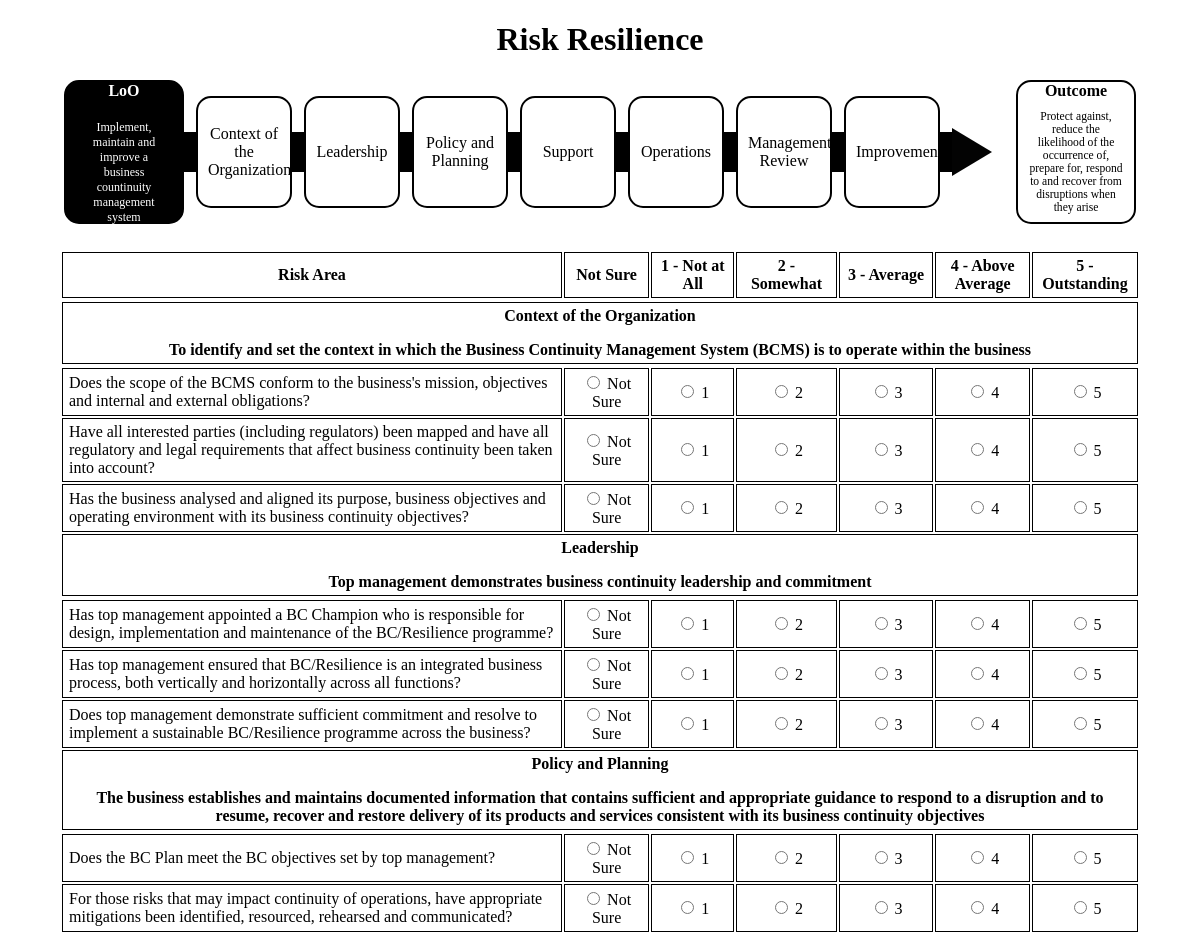
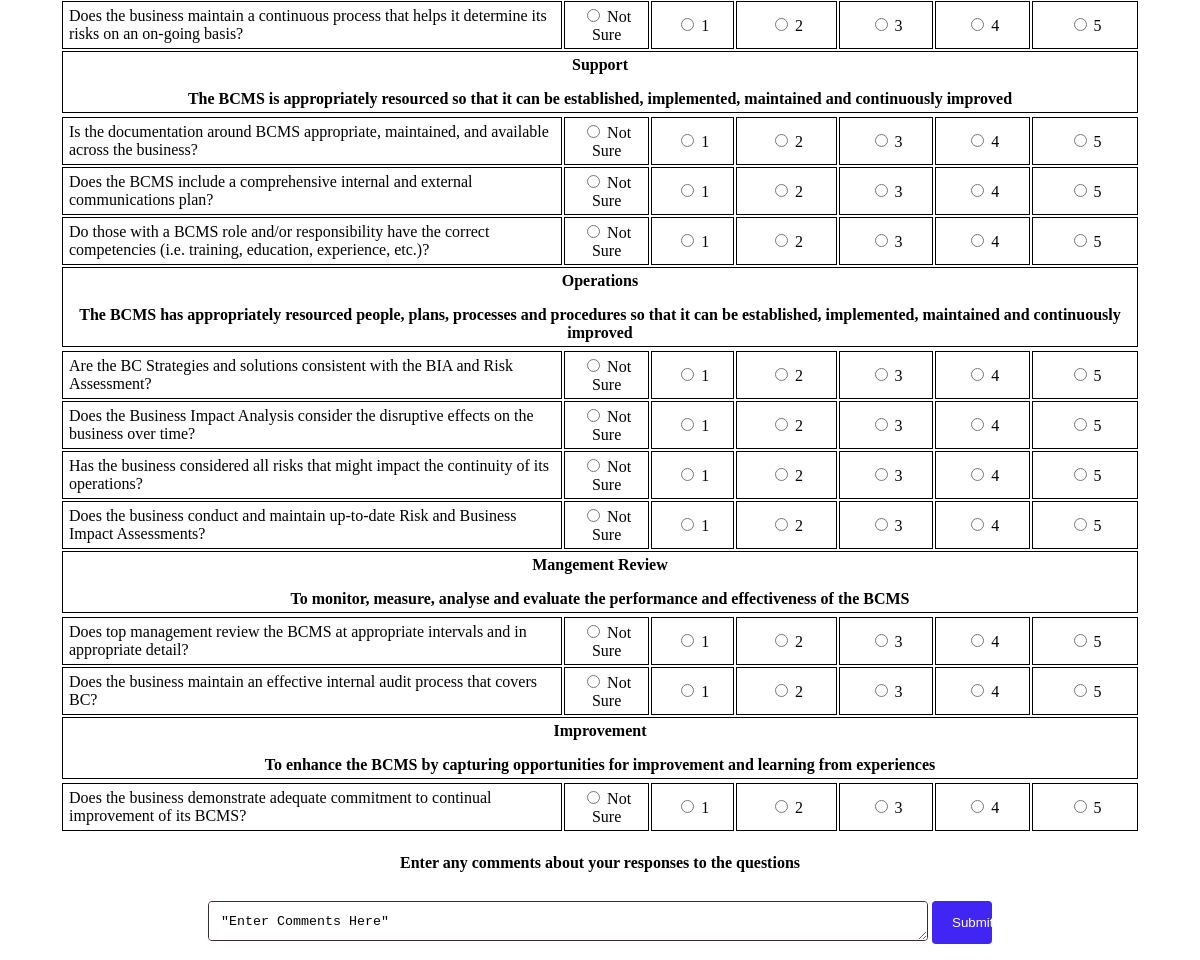
Screenshot of /ISO22301/survey/ with the database file from the repository (2 pictures, top to bottom).
### ISO22301/models.py (models this page shows, shortened)
class Dashboard(models.Model):
    dashboard = models.CharField(max_length=50)
    company = models.CharField(max_length=150, default="None")

class Project(models.Model):
    project = models.CharField(max_length=30)
    project_text = models.CharField(max_length=150)
    outcome = models.CharField(max_length=30)
    outcome_text = models.CharField(max_length=150)
    dashboard = models.ForeignKey(Dashboard, on_delete=models.CASCADE)

class Area_Topic(models.Model):
    areatopic = models.CharField(max_length=400)
    context = models.CharField(max_length=400)
    divcontext = models.CharField(max_length=400)
    area = models.ForeignKey(
        Area, on_delete=models.CASCADE, null = True
    )

class Column_Header(models.Model):
    colhead = models.CharField(max_length=30)
    def __str__(self):
        return f"{self.colhead}"

class Area(models.Model):
    area = models.CharField(max_length=30)
    areatext = models.CharField(max_length=400)

class Question(models.Model):
    question = models.CharField(max_length=200)
    topic = models.ForeignKey(
        Topic, on_delete=models.CASCADE, null=True
    )
    area = models.ForeignKey(
        Area, on_delete=models.CASCADE, null=True
    ) # Django will store this as area_id on database

### ISO22301/views.py (the view)
# urls.py: path("survey/", views.survey, name="survey"),
def survey(request):
    create_context=createheader(0) #pass starting values to use to extract desired text, get tuple
    context = create_context[0] #get context to pass n is the value to use in lists, convert tuple to dict
    if request.method == "POST":
        keys_values=list(request.POST.keys()) #extract keys = questions are keys
        answers_values=list(request.POST.values())
        results_comments = answers_values.pop() #  Get comments from list
        keys_values.pop(0)# remove token so not part of list of values
        keys_values.pop() # remove comments so not part of list of values
        keys_values_int=[eval(i) for i in keys_values]
        answers_values.pop(0)# remove token
        answers_values_int=[eval(i) for i in answers_values] #ietrate to create list
        questionareas_area_id = Question.objects.values_list('area_id', flat=True) # get area names, Flat retuns just the text list of areas
        respondent_id=request.user.id #Get user_id value as integer id
        company = request.user.groups.values_list('name',flat = True)# Get company for user logged in
        Comment.objects.create(comments = results_comments, respondent = respondent_id, company = company) #put comments in db
        for i in range(len(keys_values)):#fill in answers to SQL table
            Answer.objects.create(question_id = keys_values_int[i],value = answers_values_int[i], area_id = questionareas_area_id[i],respondent=respondent_id, company=company)
        results= Answer.objects.filter(respondent=respondent_id).values_list('area_id','value').order_by('-id')[:19]
        choices = create_context[1] #get lst of choices to pass from creaet_context
        area_colors = determine_score(questionareas_area_id,answers_values_int,choices) #Get backgroundcolors for areas based on results
        context_results ={
            "respondent_id": respondent_id,
            "comment": results_comments,
            "color": area_colors
        }
        context = context_results | context
        return render(request, "ISO22301/results.html",context)
    else:
        return render(request, "ISO22301/survey.html", context)

### ISO22301/templates/ISO22301/survey.html (shortened to what this page needs)
{% extends "ISO22301/layout.html" %}
{% block content %}
    <form action = "" method = "POST">
          <table class="center">
          <thead>
          <tr>
            <th>{{ columnheader.0}}</th>
            <th>{{ columnheader.1}}</th>
            <th>{{ columnheader.2}}</th>
            <th>{{ columnheader.3}}</th>
            <th>{{ columnheader.4}}</th>
            <th>{{ columnheader.5}}</th>
            <th>{{ columnheader.6}}</th>
          </tr>
          </thead>
          <tbody>
            <form action="" method="POST">
            <tr>{% for a_area in area %}</tr>
                <td colspan="7">
                    <div>{{ a_area.area }}</div>
                    <div>{{ a_area.areatext}}</div>
                </td>
                <tr>{% for a_question in a_area.question_set.all %}</tr>
                          <td class="question">{{ a_question.question }}</td>
                              {% for n in nchoices %}
                                  {% if n == 0 %}
                                  <td>
                                    <input name= {{a_question.id}} type="radio" value={{ n }}  id={{ n }} required /><lable> Not Sure</lable>
                                  </td>
                                  {% else %}
                                  <td>
                                  <input name={{a_question.id}} type="radio" value={{ n }}  id={{ n }} required /><lable> {{n}}</lable>
                                  </td>
                                  {% endif %}
                              {% endfor %}
                        {% endfor%}
            {% endfor %}
                </table>
    <h4>Enter any comments about your responses to the questions</h4>
    <textarea name="{{ textname }}">"Enter Comments Here"</textarea >
    <input type="submit">
    </form>
{% endblock %}

### ISO22301/templates/ISO22301/layout.html (shortened to what this page needs)
{% load static %}
<!DOCTYPE html>
<html lang = "en">
<head>
    <link rel="stylesheet" href="{% static 'css/styles.css' %}">
</head>
<body>
    <h1>{{ dashboard_title }}</h1>
    <div class="container" style="top: 5%;">
        <div class="item_LoO_Name">
          <div class="t1">{{ project }}</div>
          <div class="t2">{{ projecttext }}</div>
        </div>
        {%for x_topics in areatopics%}
        <div class="space"></div>
        <div class={{x_topics.context}}>{{ x_topics.areatopic }}</div>
      {% endfor %}
      <div class="space"></div>
      <div class="triangle-right"></div>
      <div class="spaceblank"></div>
      <div class="item_Outcome_Name">
        <div class="t1">{{outcome}}</div>
        <div class="t3">{{ outcometext }}</div>
      </div>
    </div>
    <br>
    {% block content %}
    {% endblock %}
</body>
</html>

### ISO22301/static/css/styles.css (style rules this page uses)
th, td { border:1px solid black; padding-left: .5vw; padding-right: .5vw; padding-top: .5vh; padding-bottom: .5vh; width: 8vw; height: 3vh; text-align: center; vertical-align: middle; }
td.question { width:60vw; text-align: left }
td[colspan="7"] { font-weight: bold; }
table { width: 90vw; }
table.center { margin-left: auto; margin-right: auto; }
h1 { text-align: center; }
h4 { text-align: center; }
form { text-align: center; }
.container { display: flex; flex-direction: row; align-items: center; justify-content: center; width: 100%; margin-bottom: 1vh; }
.t1 { text-align: center; vertical-align: top; font-size: 2vh; font-weight: bold; }
.t2 { text-align: center; vertical-align: center; font-size: 1.5vh; Padding: 20px; }
.t3 { text-align: center; vertical-align: center; font-size: 1.45vh; Padding: 10px; }
.item_leadership, .item_context, .item_policy, .item_planning, .item_support, .item_operation, .item_management, .item_improvement { width: 8vw; height: 14vh; padding: 10px; align-content: center; background-color: white; border: 2px solid black; display: inline-block; vertical-align: middle; text-align: center; font-size: 2vh; border-radius: 15px; box-sizing: border-box; }
.triangle-right { width: 0; height: 0; border-top: 2vw solid transparent; border-left: 5vh solid #030303; border-bottom: 2vw solid transparent; }
.item_LoO_Name { width: 10vw; height: 18vh; text-align: center; align-content: center; background-color: black; border: 2px solid black; display: inline-block; color: white; border-radius: 15px; box-sizing: border-box; }
.item_Outcome_Name { width: 10vw; height: 18vh; text-align: center; align-content: center; background-color: white; border: 2px solid black; display: inline-block; color: black; border-radius: 15px; box-sizing: border-box; }
.space { width: 1vw; height: 5vh; background-color: rgb(0, 0, 0); display: inline-block; }
.spaceblank { width: 2vw; height: 4vh; background-color: "white"; display: inline-block; vertical-align: middle; text-align: center; }
textarea { width: 60vw; height: 5vh; padding: 12px; margin: 8px 0; display: inline-block; border: 1px solid #382c2c; border-radius: 4px; box-sizing: border-box; vertical-align: top; }
input[type=submit] { width: 5vw; background-color: #4025f4; color: white; padding: 14px 20px; margin: 8px 0; border: none; border-radius: 4px; cursor: pointer; }

### rows the page displays
Dashboard: dashboard "Risk Resilience"
Project: project "LoO", project_text "Implement, maintain and improve a business countinuity management system", outcome "Outcome", outcome_text "Protect against, reduce the likelihood of the occurrence of, prepare for, respond to and recover from disruptions when they arise"
Area_Topic: areatopic "Context of the Organization"
Area_Topic: areatopic "Leadership"
Area_Topic: areatopic "Policy and Planning"
Area_Topic: areatopic "Support"
Area_Topic: areatopic "Operations"
Area_Topic: areatopic "Management Review"
Area_Topic: areatopic "Improvement"
Column_Header: colhead "Risk Area"
Column_Header: colhead "Not Sure"
Column_Header: colhead "1 - Not at All"
Column_Header: colhead "2 - Somewhat"
Column_Header: colhead "3 - Average"
Column_Header: colhead "4 - Above Average"
Column_Header: colhead "5 - Outstanding"
Area: area "Context of the Organization", areatext "To identify and set the context in which the Business Continuity Management System (BCMS) is to operate within the business"
Question: question "Does the scope of the BCMS conform to the business's mission, objectives and internal and external obligations?", nchoices "1" "2" "3" "4" "5"
Question: question "Have all interested parties (including regulators) been mapped and have all regulatory and legal requirements that affect business continuity been taken into account?", nchoices "1" "2" "3" "4" "5"
Question: question "Has the business analysed and aligned its purpose, business objectives and operating environment with its business continuity objectives?", nchoices "1" "2" "3" "4" "5"
Area: area "Leadership", areatext "Top management demonstrates business continuity leadership and commitment"
Question: question "Has top management appointed a BC Champion who is responsible for design, implementation and maintenance of the BC/Resilience programme?", nchoices "1" "2" "3" "4" "5"
Question: question "Has top management ensured that BC/Resilience is an integrated business process, both vertically and horizontally across all functions?", nchoices "1" "2" "3" "4" "5"
Question: question "Does top management demonstrate sufficient commitment and resolve to implement a sustainable BC/Resilience programme across the business?", nchoices "1" "2" "3" "4" "5"
Area: area "Policy and Planning", areatext "The business establishes and maintains documented information that contains sufficient and appropriate guidance to respond to a disruption and to resume, recover and restore delivery of its products and services consistent with its business continuity objectives"
Question: question "Does the BC Plan meet the BC objectives set by top management?", nchoices "1" "2" "3" "4" "5"
Question: question "For those risks that may impact continuity of operations, have appropriate mitigations been identified, resourced, rehearsed and communicated?", nchoices "1" "2" "3" "4" "5"
Question: question "Does the business maintain a continuous process that helps it determine its risks on an on-going basis?", nchoices "1" "2" "3" "4" "5"
Area: area "Support", areatext "The BCMS is appropriately resourced so that it can be established, implemented, maintained and continuously improved"
Question: question "Is the documentation around BCMS appropriate, maintained, and available across the business?", nchoices "1" "2" "3" "4" "5"
Question: question "Does the BCMS include a comprehensive internal and external communications plan?", nchoices "1" "2" "3" "4" "5"
Question: question "Do those with a BCMS role and/or responsibility have the correct competencies (i.e. training, education, experience, etc.)?", nchoices "1" "2" "3" "4" "5"
Area: area "Operations", areatext "The BCMS has appropriately resourced people, plans, processes and procedures so that it can be established, implemented, maintained and continuously improved"
Question: question "Are the BC Strategies and solutions consistent with the BIA and Risk Assessment?", nchoices "1" "2" "3" "4" "5"
Question: question "Does the Business Impact Analysis consider the disruptive effects on the business over time?", nchoices "1" "2" "3" "4" "5"
Question: question "Has the business considered all risks that might impact the continuity of its operations?", nchoices "1" "2" "3" "4" "5"
Question: question "Does the business conduct and maintain up-to-date Risk and Business Impact Assessments?", nchoices "1" "2" "3" "4" "5"
Area: area "Mangement Review", areatext "To monitor, measure, analyse and evaluate the performance and effectiveness of the BCMS"
Question: question "Does top management review the BCMS at appropriate intervals and in appropriate detail?", nchoices "1" "2" "3" "4" "5"
Question: question "Does the business maintain an effective internal audit process that covers BC?", nchoices "1" "2" "3" "4" "5"
Area: area "Improvement", areatext "To enhance the BCMS by capturing opportunities for improvement and learning from experiences"
Question: question "Does the business demonstrate adequate commitment to continual improvement of its BCMS?", nchoices "1" "2" "3" "4" "5"
